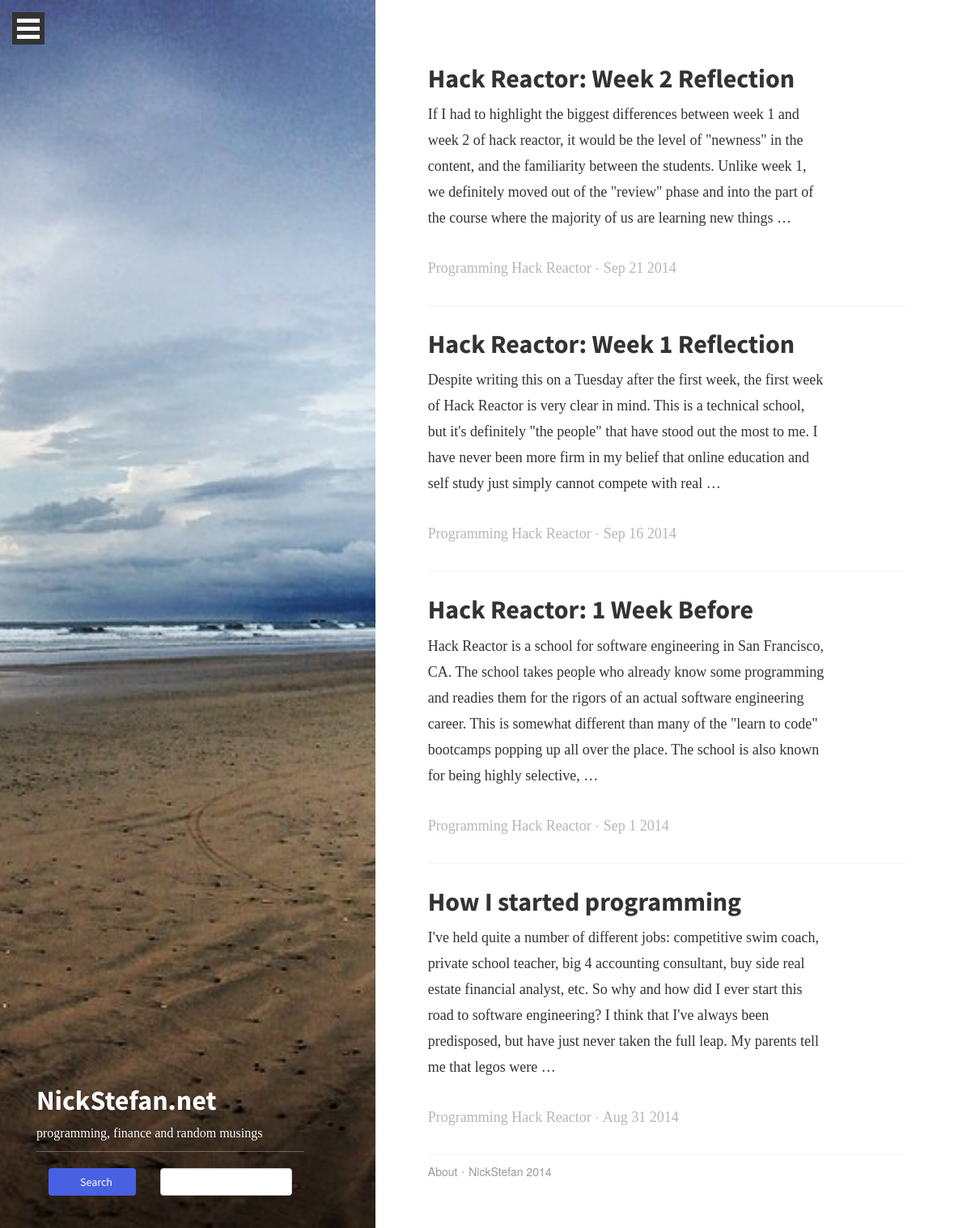
Screenshot of /blog/category/hack-reactor with the database file from the repository.
### blog/models.py (models this page shows, shortened)
class Blog (models.Model):
    title = models.CharField(max_length=100, unique=True)
    slug = models.SlugField(max_length=100, unique=True)
    body = models.TextField()
    posted = models.DateTimeField(db_index=True) #auto_now_add=True
    category = models.ManyToManyField(Category)
    live = models.BooleanField(default=False)
    @permalink # this puts a 'view on site' link in the admin
    def get_absolute_url(self):
        if self.live == True:
            return ('view_blog_post', None, {'slug': self.slug})
        else:
            return ('view_blog_preview', None, {'slug': self.slug})

class Category(models.Model):
    title = models.CharField(max_length=100, db_index=True)
    slug = models.SlugField(max_length=100, db_index=True)
    @permalink # this puts a 'view on site' link in the admin
    def get_absolute_url(self):
        return ('view_blog_category', None, {'slug': self.slug})
    def __unicode__(self):
        return '%s' % self.title

### blog/views.py (the view)
def view_category(request, slug):
    category = get_object_or_404(Category, slug=slug)
    return render_to_response('blog/view_category.html',{
        'category': get_object_or_404(Category, slug=slug),
        'posts': Blog.objects.filter(category=category,live=True).order_by('-posted')
    })

### blog/templates/blog/view_category.html (shortened to what this page needs)
{% extends 'base.html' %}
{% block content %}
<div class="col-md-7 col-sm-12 col-md-offset-5 main-content">
    {% if posts %}
        {% for post in posts %}
            <div class="post">
                <section>
                    <div class="post-preview col-xs-10  no-gutter">
                    <h2><a href="{{ post.get_absolute_url }}">{{ post.title }}</a></h2>
                    <div class="postbody">{{ post.body|safe|truncatewords:"60"}}</div>
                    <p class="meta">
                        {% for category in post.category.all %}<a class="" href="{{ category.get_absolute_url }}">{{ category }}</a> {% endfor %} <i class="link-spacer"></i>  {{ post.posted|date }}
                    </p>
                    </div>
                </section>
            </div>
        {% endfor %}
    {% endif %}
{% endblock %}

### blog/static/css/main.css (style rules this page uses)
body, button, input, select, textarea { text-rendering: optimizeLegibility; -webkit-font-smoothing: antialiased; color: #333337; }
p { margin-bottom: 30px; font-family: "Droid Serif", serif; font-size: 18px; font-size: 1.8rem; line-height: 24px; line-height: 2.4rem; }
@media (min-width: 768px) { p { font-size: 20px; font-size: 2rem; line-height: 28px; line-height: 2.8rem; } }
@media (min-width: 992px) { p { font-size: 22px; font-size: 2.2rem; line-height: 32px; line-height: 3.2rem; } }
a { text-decoration: none; color: white; border-bottom: solid 1px #fafafa; }
h1, h2 { font-family: "Source Sans Pro", sans-serif; font-weight: 700; }
h2 { font-size: 32px; font-size: 3.2rem; }
i { font-style: italic; }
.meta { color: #b6b6b6; font-size: 14px; font-size: 1.4rem; }
@media (min-width: 992px) { .meta { font-size: 16px; font-size: 1.6rem; } }
.meta a { color: #b6b6b6; }
.meta i { font-style: normal; }
.main-content { padding: 30px; }
@media (min-width: 768px) { .main-content { padding: 60px 120px; } }
@media (min-width: 992px) { .main-content { padding: 50px; } }
.post { height: auto; padding: 30px 0; border-bottom: solid 1px whitesmoke; overflow: hidden; *zoom: 1; }
.post .post-preview h2 { margin-top: 0; font-size: 24px; font-size: 2.4rem; }
@media (min-width: 992px) { .post .post-preview h2 { font-size: 32px; font-size: 3.2rem; } }
.post .post-preview h2 a { color: #333337; border: solid 0px transparent; }
.post .post-preview p { font-family: "Droid Serif", serif; font-size: 16px; font-size: 1.6rem; }
@media (min-width: 992px) { .post .post-preview p { font-size: 18px; font-size: 1.8rem; } }
.link-spacer { margin: 0 2px 4px 2px; display: inline-block; height: 2px; width: 2px; background-color: #b6b6b6; -webkit-border-radius: 100%; -moz-border-radius: 100%; border-radius: 100%; }
.meta { font-size: 12px; font-size: 1.2rem; margin-bottom: 0; }
@media (min-width: 768px) { .meta { font-size: 16px; font-size: 1.6rem; } }
.no-gutter { padding-left: 0; padding-right: 0; }
html { font-size: 62.5%; }

### rows the page displays
Blog: title "Hack Reactor: Week 2 Reflection", body "If I had to highlight the biggest differences between week 1 and week 2 of hack reactor, it would be the level of \"newness\" in the content, and the familiarity between the students. Unlike week 1, we definitely moved out of the \"review\" phase and into the part of the course where the majority of us are learning new things …", posted "Sep 21 2014"
Category: title "Programming"
Category: title "Hack Reactor"
Blog: title "Hack Reactor: Week 1 Reflection", body "Despite writing this on a Tuesday after the first week, the first week of Hack Reactor is very clear in mind. This is a technical school, but it's definitely \"the people\" that have stood out the most to me. I have never been more firm in my belief that online education and self study just simply cannot compete with real …", posted "Sep 16 2014"
Blog: title "Hack Reactor: 1 Week Before", body "Hack Reactor is a school for software engineering in San Francisco, CA. The school takes people who already know some programming and readies them for the rigors of an actual software engineering career. This is somewhat different than many of the \"learn to code\" bootcamps popping up all over the place. The school is also known for being highly selective, …", posted "Sep 1 2014"
Blog: title "How I started programming", body "I've held quite a number of different jobs: competitive swim coach, private school teacher, big 4 accounting consultant, buy side real estate financial analyst, etc. So why and how did I ever start this road to software engineering? I think that I've always been predisposed, but have just never taken the full leap. My parents tell me that legos were …", posted "Aug 31 2014"
